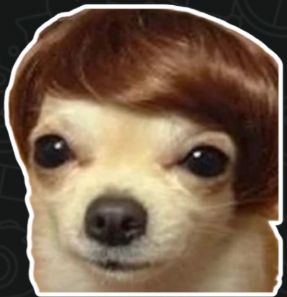
#> input picture prettyhuahua.png, 287 x 297 px
$ python extractor.py prettyhuahua.png
#> lines starting #> are read from the running program, lines starting #| are printed output that depends on the picture
#!/usr/bin/env python3
"""
Author: Porygon-Tech https://github.com/porygon-tech
Vectorized extraction and embedding scripts for LSB steganography with complexity threshold.
"""

# === extraction_vectorized.py ===
import numpy as np
from PIL import Image
import sys
import os

# Parameters
BS = 8
EMBED_MIN_PLANE = 1
EMBED_MAX_PLANE = 5
THRESHOLD = 34
# Checkerboard patterns: 2D and flattened
checkerboard2d = (np.indices((BS, BS)).sum(axis=0) & 1).astype(np.uint8)
checkerboard_flat = checkerboard2d.flatten()


def bit_plane_blocks(channel, plane):
    """
    Extract bit-plane and reshape into blocks of shape (hb, wb, BS, BS),
    cropping any extra pixels if dimensions aren’t multiples of BS.
    Returns blocks axis-ordered as (hb, wb, BS, BS).
    """
    bits = ((channel >> plane) & 1).astype(np.uint8)
    h, w = bits.shape
    hb, wb = h // BS, w // BS
    bits_c = bits[:hb * BS, :wb * BS]
    return bits_c.reshape(hb, BS, wb, BS).transpose(0, 2, 1, 3)


def compute_complexity_blocks(blocks):
    """Compute complexity per block via horizontal+vertical transitions."""
    dh = np.abs(blocks[:, :, :, :-1] - blocks[:, :, :, 1:]).sum(axis=(2, 3))
    dv = np.abs(blocks[:, :, :-1, :] - blocks[:, :, 1:, :]).sum(axis=(2, 3))
    return dh + dv

# --- extraction_vectorized.py ---
def extract_secret(stego_path):
#> called with stego_path = 'prettyhuahua.png'
    import os
    import numpy as np
    from PIL import Image

    def bits_to_int(bits):
        v = 0
        for b in bits:
            v = (v << 1) | int(b)
        return v

    img = Image.open(stego_path).convert('RGB')
#> img is the input picture: PIL image 287x297 RGB; mean R, G, B 119.6, 97.6, 78.1
    arr = np.array(img, dtype=np.uint8)

    secret_bits = []
    done = False
    have_total_need = False
    total_need = None

    for ch in range(3):
        if done: break
        channel = arr[:, :, ch]
        for plane in range(EMBED_MIN_PLANE, EMBED_MAX_PLANE + 1):
            if done: break
            blocks = bit_plane_blocks(channel, plane)
            comp = compute_complexity_blocks(blocks)
            hb, wb = comp.shape

            for i in range(hb):
                if done: break
                for j in range(wb):
                    if comp[i, j] < THRESHOLD:
                        continue

                    base_y, base_x = i * BS, j * BS
                    vals = []
                    for k in range(BS * BS):
                        r, c = divmod(k, BS)
                        v = arr[base_y + r, base_x + c, ch]
                        vals.append((v >> plane) & 1)

                    flag = arr[base_y, base_x, ch] & 1
                    sec = np.array(vals[1:], dtype=np.uint8)
                    if flag == 1:
                        sec ^= checkerboard_flat[1:]

                    secret_bits.extend(sec.tolist())

                    if not have_total_need and len(secret_bits) >= 8:
                        name_len = bits_to_int(secret_bits[:8])
                        need_header = 8 + name_len * 8 + 32
                        if len(secret_bits) >= need_header:
                            idx = 8 + name_len * 8
                            size_bits = secret_bits[idx:idx + 32]
                            payload_size = bits_to_int(size_bits)
                            total_need = need_header + payload_size * 8
                            have_total_need = True

                    if have_total_need and len(secret_bits) >= total_need:
                        done = True
                        break
#> this loop made 2 passes
#> pass 1, in extract_secret, `channel = arr[:, :, ch]`:
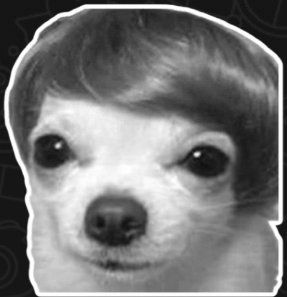
#> channel: shape (297, 287); min 15, max 255, mean 119.6
#> pass 1, in bit_plane_blocks, `bits = ((channel >> plane) & 1).astype(np.uint8)`:
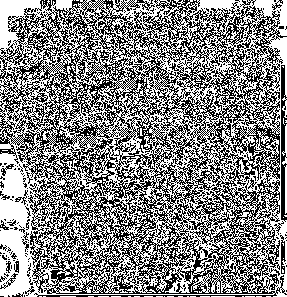
#> bits: shape (297, 287); values 0 (black) and 1 (white), 52.4% white; black in thin lines or dots
#> pass 1, in bit_plane_blocks, `bits_c = bits[:hb * BS, :wb * BS]`:
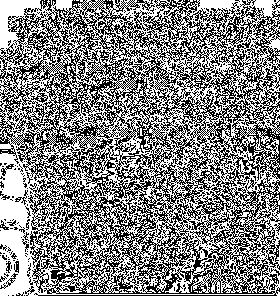
#> bits_c: shape (296, 280); values 0 (black) and 1 (white), 52.2% white; black in thin lines or dots
#> pass 1, in compute_complexity_blocks, `dh = np.abs(blocks[:, :, :, :-1] - blocks[:, :, :, 1:]).sum(axis=(2, 3))`:
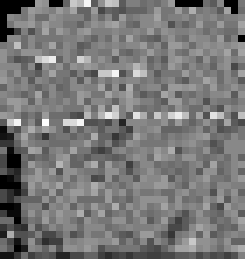
#> dh: shape (37, 35) uint64 (shown 7 times larger); min 0, max 7167, mean 3371.2; drawn with min black and max white
#> after the loop, have_total_need = True; idx = 136; name_len = 16; need_header = 168; payload_size = 4571; secret_bits = 36792 items; size_bits = 32 values, max 1 at index 19, min 0 at index 0, mean 0.25; total_need = 36736

    idx = 0
#> idx = 0
    name_len = bits_to_int(secret_bits[idx:idx + 8]); idx += 8
#> after `idx += 8`: idx = 8
    name_bytes = bytearray()
    for _ in range(name_len):
        b = bits_to_int(secret_bits[idx:idx + 8]); idx += 8
        name_bytes.append(b)
#> this loop made 16 passes
#> (b, idx) on passes 1 to 12: (66, 16), (80, 24), (67, 32), (83, 40), (43, 48), (69, 56), (78, 64), (67, 72), (82, 80), (89, 88), (80, 96), (84, 104)
#> after the loop, idx = 136
    embedded_name = name_bytes.decode('utf-8', 'replace') or 'recovered.bin'
#> embedded_name = 'BPCS+ENCRYPT.zip'
    size = bits_to_int(secret_bits[idx:idx + 32]); idx += 32
#> after `size = bits_to_int(secret_bits[idx:idx + 32])`: size = 4571
#> after `idx += 32`: idx = 168

    data = bytearray()
    for _ in range(size):
        b = bits_to_int(secret_bits[idx:idx + 8]); idx += 8
        data.append(b)
#> this loop made 4571 passes
#> (b, idx) on passes 1 to 3: (80, 176), (75, 184), (3, 192)
#> after the loop, idx = 36736

    with open(embedded_name, 'wb') as f:
        f.write(data)
    print(f'Extracted {size} bytes to {embedded_name}')
#| Extracted 4571 bytes to BPCS+ENCRYPT.zip


def main():
    import sys
    if len(sys.argv) != 2:
        print(f'Usage: Extract: {sys.argv[0]} stego.png')
        sys.exit(1)
    extract_secret(sys.argv[1])

if __name__ == '__main__':
    main()
